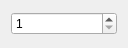
<?xml version="1.0" encoding="UTF-8"?>
<ui version="4.0">
 <class>LineConfig</class>
 <widget class="QWidget" name="LineConfig">
  <property name="geometry">
   <rect>
    <x>0</x>
    <y>0</y>
    <width>128</width>
    <height>48</height>
   </rect>
  </property>
  <property name="sizePolicy">
   <sizepolicy hsizetype="Fixed" vsizetype="Fixed">
    <horstretch>128</horstretch>
    <verstretch>48</verstretch>
   </sizepolicy>
  </property>
  <property name="minimumSize">
   <size>
    <width>128</width>
    <height>48</height>
   </size>
  </property>
  <property name="maximumSize">
   <size>
    <width>128</width>
    <height>48</height>
   </size>
  </property>
  <property name="windowTitle">
   <string>Form</string>
  </property>
  <layout class="QHBoxLayout" name="horizontalLayout">
   <item>
    <widget class="QSpinBox" name="spinBox">
     <property name="toolTip">
      <string>line width</string>
     </property>
     <property name="minimum">
      <number>1</number>
     </property>
     <property name="maximum">
      <number>1000</number>
     </property>
    </widget>
   </item>
  </layout>
 </widget>
 <resources/>
 <connections/>
</ui>
